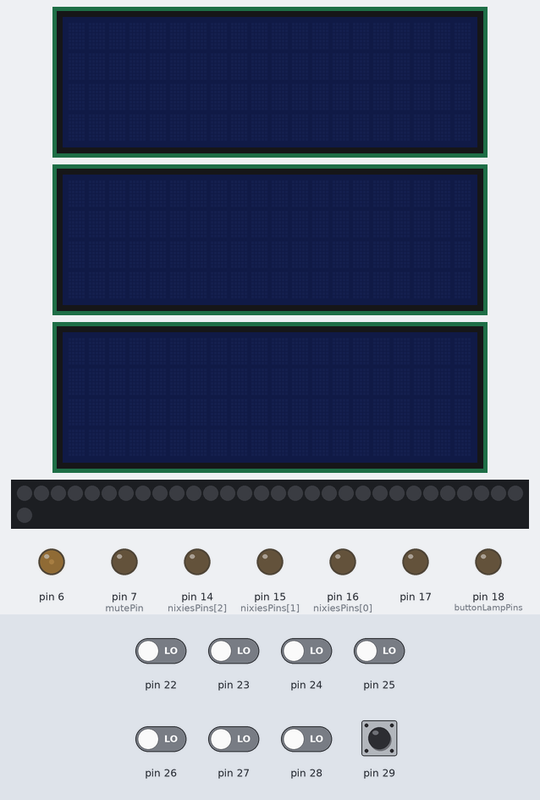
The sketch below on a simulated Arduino Mega 2560, built with avr-gcc and run on an emulated ATmega2560. Shown: 3 × 20×4 character LCD, 31 RGB LEDs in strip order, left to right, continuing on the next row, output pins drawn as LEDs (lit = HIGH). The inputs (shaded band) are chosen by the test bench; at power-on: pin 22–29 LOW. Dim RGB values are drawn brighter than linear; what the sketch prints to the serial monitor is not drawn.

Above: at 1.5 s.
1.6 s: pin 22 driven HIGH and pin 28 driven HIGH
7.7 s: pin 28 driven LOW
At 8.12 s:
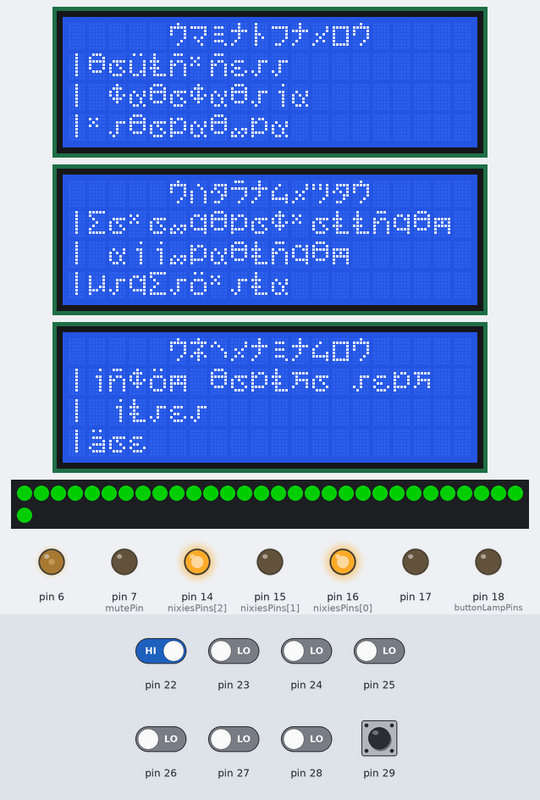
At 8.54 s:
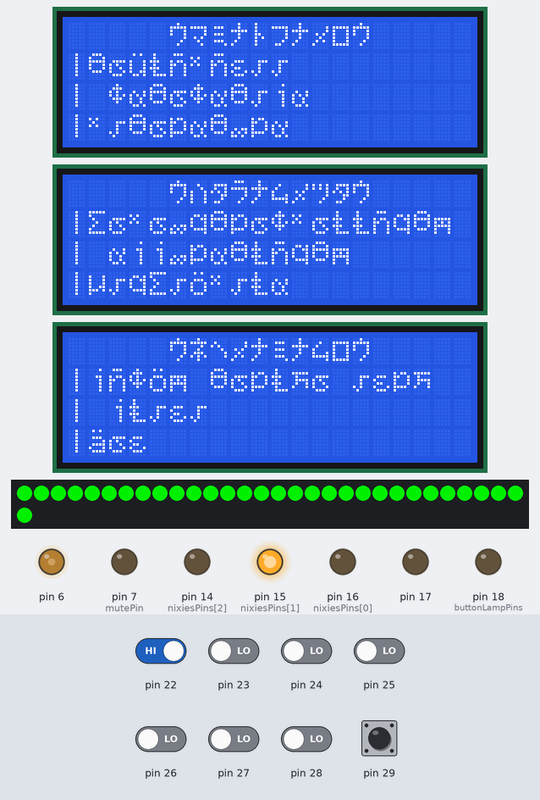
13.8 s: pin 24 driven HIGH and pin 26 driven HIGH
At 33.7 s:
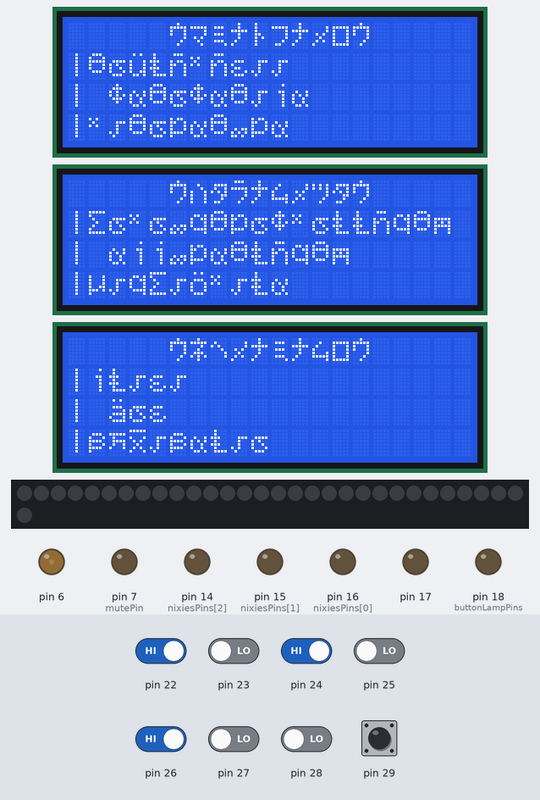
35.5 s: pin 29 pulled HIGH for 3 s
Timing chart, 0 to 91.6 s (numbered marks = the images above; inputs shaded):
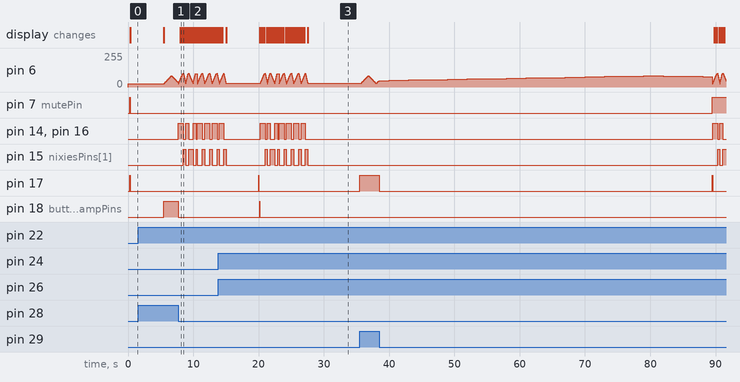

The sketch:

calculator.ino
```cpp
/******************************************************************
 Created with PROGRAMINO IDE for Arduino - 04.03.2019 20:22:06
 Project     : Profession calculator
 Libraries   :
 Author      : Mivallion
 Description : Mechanium project for ICAE
******************************************************************/
#include <Adafruit_NeoPixel.h>
#include <RBDdimmer.h>
#include <Wire.h>
#include <LiquidCrystal_I2C.h>

LiquidCrystal_I2C lcd1(0x3E, 20, 4);
LiquidCrystal_I2C lcd2(0x25, 20, 4);
LiquidCrystal_I2C lcd3(0x23, 20, 4);
dimmerLamp dimmer1(6);

#include "properties.h"
#include "variables.h"
#include "displays.h"
#include "json.h"
#include "audio.h"
#include "light.h"
#include "sleep.h"
#include "buttons.h"

#include "encoders.h"
#include "rpi.h"

uint32_t audioStartTime = 0;

int btn1Light = 0;
void info() {
    unsigned long tmp = millis();
    while (1) {
        currentTime = millis();
        if (currentTime - tmp > delayAfterSleep) {
            digitalWrite(buttonLampPins[0], LOW);
            btn1Light = 0;
            break;
        }
        else if (currentTime - tmp > timeBeforeSkip) {
            if (!btn1Light) {
                digitalWrite(buttonLampPins[0], HIGH);
                btn1Light = 1;
            }
            readButtons();
            if (buttonPressed[0]) {
                digitalWrite(buttonLampPins[0], LOW);
                btn1Light = 0;
                stopInfoEventJSON();
                break;
            }
        }
        delay(1);
    }
}

void wakeUp() {
    if (sleeping) {
        digitalWrite(buttonLampPins[0], LOW);
        wakeUpEventJSON();
        sleeping = false;
        in = 0;
        s = 0;
        t = 0;

        setSoundState(SOUND_ON);
        // delay(delayAfterSleep);
        info();
        displaysWakeUp();
        digitalWrite(buttonLampPins[1], HIGH);
        //setSoundState(SOUND_OFF);
    }
}

void setup()
{
    Serial.begin(9600);
    dimmer1.begin(NORMAL_MODE, OFF);
    dimmer1.setPower(10); // setPower(0-100%);
    dimmer1.setState(ON);
    displaysON();
    ledSetup();
    soundSetup();
    buttonsSetup();
    encodersSetup();
    rpiSetup();
    setSoundState(SOUND_OFF);
    Serial.println("SYSTEM LAUNCH SUCCESSFULL");
    Serial.println("GOING TO SLEEP");
    goToSleep();
}

void loop()
{
    readButtons();
    if (buttonPressed[0] && sleeping) {
        wakeUp();
    }
    if (!sleeping) {
        checkTimer();
        if (changed && buttonPressed[1]) {
            new_obj = true;
            changed = false;
            delay(10);
            digitalWrite(buttonLampPins[1], LOW);
            digitalWrite(buttonLampPins[0], LOW);
            buttonEventJSON(1);
            //setSoundState(SOUND_ON);
            lightShow();
            //audioStartTime = millis();
            delay(delayAfterSynth);
            //digitalWrite(buttonLampPins[1], HIGH);
            digitalWrite(buttonLampPins[0], HIGH);
        } else if (!changed && buttonPressed[0]) {
            //digitalWrite(buttonLampPins[1], LOW);
            digitalWrite(buttonLampPins[0], LOW);
            nextObjEventJSON();
            delay(1500);
            digitalWrite(buttonLampPins[0], HIGH);
        }
        /*if (audioStartTime) {
            uint32_t tmp = millis();
            if (tmp - audioStartTime > delayForAudio) {
                audioStartTime = 0;
                setSoundState(SOUND_OFF);
            }
        }*/
        readEncoders();
        dimmer_waiting(50, 33);
    }
}
```

audio.h
```cpp
/******************************************************************
 Created with PROGRAMINO IDE for Arduino - 04.03.2019 20:22:06
 Project     : Profession calculator
 Libraries   :
 Author      : Mivallion
 Description : Mechanium project for ICAE
******************************************************************/

#ifndef AUDIO
#define AUDIO

#define SOUND_ON 1
#define SOUND_OFF 0

void soundSetup() {
    pinMode(mutePin, OUTPUT);
}

void setSoundState(int s) {
    switch (s) {
        case SOUND_ON:
            digitalWrite(mutePin, LOW);
            break;

        case SOUND_OFF:
            digitalWrite(mutePin, HIGH);
            break;

        default:

            break;
    }
}

#endif
```

buttons.h
```cpp
/******************************************************************
 Created with PROGRAMINO IDE for Arduino - 04.03.2019 20:22:06
 Project     : Profession calculator
 Libraries   :
 Author      : Mivallion
 Description : Mechanium project for ICAE
******************************************************************/

#ifndef BUTTONS
#define BUTTONS


void buttonsSetup() {
    for (int i = 0; i < 2; i++) {
        pinMode(buttonPins[i], INPUT);
        pinMode(buttonLampPins[i], OUTPUT);
    }
    Serial.println("BUTTONS LAUNCH SUCCESSFULL");
}

void readButtons() {
    if (digitalRead(buttonPins[0]) == LOW) {
        if (buttonPressed[0] == 0) {
            updateTimer();
            buttonPressed[0] = 1;
        }
    } else {
        if (buttonPressed[0] == 1) {
            updateTimer();
            buttonPressed[0] = 0;
        }
    }
    if (digitalRead(buttonPins[1]) == LOW) {
        if (buttonPressed[1] == 0) {
            updateTimer();
            buttonPressed[1] = 1;
        }
    } else {
        if (buttonPressed[1] == 1) {
            updateTimer();
            buttonPressed[1] = 0;
        }
    }
}

#endif
```

displays.h
```cpp
/******************************************************************
 Created with PROGRAMINO IDE for Arduino - 04.03.2019 20:22:06
 Project     : Profession calculator
 Libraries   :
 Author      : Mivallion
 Description : Mechanium project for ICAE
******************************************************************/

#ifndef DISPLAYS
#define DISPLAYS

char matematica[] = "\xEC""\xE0""\xF2""\xE5""\xEC""\xE0""\xF2""\xE8""\xEA""\xE0";
char literatura[] = "\xEB""\xE8""\xF2""\xE5""\xF0""\xE0""\xF2""\xF3""\xF0""\xE0";
char russkiy[] = "\xF0""\xF3""\xF1""\xF1""\xEA""\xE8""\xE9"" ""\xFF""\xE7""\xFB""\xEA";
char fizika[] = "\xF4""\xE8""\xE7""\xE8""\xEA""\xE0";
char obzh[] = "\xCE""\xC1""\xC6";
char geographia[] = "\xE3""\xE5""\xEE""\xE3""\xF0""\xE0""\xF4""\xE8""\xFF";
char cherchenie[] = "\xF7""\xE5""\xF0""\xF7""\xE5""\xED""\xE8""\xE5";
char biologia[] = "\xE1""\xE8""\xEE""\xEB""\xEE""\xE3""\xE8""\xFF";
char informatica[] = "\xE8""\xED""\xF4""\xEE""\xF0""\xEC""\xE0""\xF2""\xE8""\xEA""\xE0";
char istoria[] = "\xE8""\xF1""\xF2""\xEE""\xF0""\xE8""\xFF";
char obshestvoznanie[] = "\xEE""\xE1""\xF9""\xE5""\xF1""\xF2""\xE2""\xEE""\xE7""\xED""\xE0""\xED""\xE8""\xE5";
char himia[] = "\xF5""\xE8""\xEC""\xE8""\xFF";
char tehnologii[] = "\xF2""\xE5""\xF5""\xED""\xEE""\xEB""\xEE""\xE3""\xE8""\xE8";
const int arr_s[] = {1, 4, 4, 3, 5, 9, 6, 7, 1, 8, 8, 10, 2};
//traits
char akkuratniy[] = "\xE0""\xEA""\xEA""\xF3""\xF0""\xE0""\xF2""\xED""\xEE""\xF1""\xF2""\xFC";
char disciplina[] = "\xE4""\xE8""\xF1""\xF6""\xE8""\xEF""\xEB""\xE8""\xED""\xE0";
char iniciativnost[] = "\xE8""\xED""\xE8""\xF6""\xE8""\xE0""\xF2""\xE8""\xE2""\xED""\xEE""\xF1""\xF2""\xFC";
char kreativnost[] = "\xEA""\xF0""\xE5""\xE0""\xF2""\xE8""\xE2""\xED""\xEE""\xF1""\xF2""\xFC";
char obshitelnost[] = "\xEE""\xE1""\xF9""\xE8""\xF2""\xE5""\xEB""\xFC""\xED""\xEE""\xF1""\xF2""\xFC";
char optimizm[] = "\xEE""\xEF""\xF2""\xE8""\xEC""\xE8""\xE7""\xEC";
char ostroumie[] = "\xEE""\xF1""\xF2""\xF0""\xEE""\xF3""\xEC""\xE8""\xE5";
char smelost[] = "\xF1""\xEC""\xE5""\xEB""\xEE""\xF1""\xF2""\xFC";
char terpenie[] = "\xF2""\xE5""\xF0""\xEF""\xE5""\xED""\xE8""\xE5";
char celeustremlennost[] = "\xF6""\xE5""\xEB""\xE5""\xF3""\xF1""\xF2""\xF0""\xE5""\xEC""\xEB""\xE5""\xED""\xED""\xEE""\xF1""\xF2""\xFC";
const int arr_t[] = {5, 10, 6, 1, 3, 8, 2, 7, 9, 4};
//interests
char knigi[] = "\xEA""\xED""\xE8""\xE3""\xE8";
char beg[] = "\xE1""\xE5""\xE3";
char vishivanie[] = "\xE2""\xFB""\xF8""\xE8""\xE2""\xE0""\xED""\xE8""\xE5";
char kulinaria[] = "\xEA""\xF3""\xEB""\xE8""\xED""\xE0""\xF0""\xE8""\xFF";
char kollekcionirovanie[] = "\xEA""\xEE""\xEB""\xEB""\xE5""\xEA""\xF6""\xE8""\xEE""\xED""\xE8""\xF0""\xEE""\xE2""\xE0""\xED""\xE8""\xE5";
char pitomcy[] = "\xE4""\xEE""\xEC""\xE0""\xF8""\xED""\xE8""\xE5"" ""\xE6""\xE8""\xE2""\xEE""\xF2""\xED""\xFB""\xE5";
char sadovodstvo[] = "\xF1""\xE0""\xE4""\xEE""\xE2""\xEE""\xE4""\xF1""\xF2""\xE2""\xEE";
char kino[] = "\xEA""\xE8""\xED""\xEE";
char konstruirovanie[] = "\xEA""\xEE""\xED""\xF1""\xF2""\xF0""\xF3""\xE8""\xF0""\xEE""\xE2""\xE0""\xED""\xE8""\xE5";
char komp_igri[] = "\xEA""\xEE""\xEC""\xEF""\xFC""\xFE""\xF2""\xE5""\xF0""\xED""\xFB""\xE5"" ""\xE8""\xE3""\xF0""\xFB";
const int arr_i[] = {1, 7, 9, 10, 6, 4, 8, 5, 3, 2};
//headers
char subjects_header[] = "\xB3""\xCF""\xD0""\xC5""\xC4""\xCC""\xC5""\xD2""\xDB""\xB3";
char traits_header[] = "\xB3""\xCA""\xC0""\xD7""\xC5""\xD1""\xD2""\xC2""\xC0""\xB3";
char interests_header[] = "\xB3""\xC8""\xCD""\xD2""\xC5""\xD0""\xC5""\xD1""\xDB""\xB3";

char *subjects[] = {matematica, literatura, russkiy, fizika, obzh, cherchenie, geographia, biologia, informatica, istoria, obshestvoznanie, himia, tehnologii};
char *traits[] = {akkuratniy, disciplina, iniciativnost, kreativnost, obshitelnost, optimizm, ostroumie, smelost, terpenie, celeustremlennost};
char *interests[] = {knigi, beg, vishivanie, kulinaria, kollekcionirovanie, pitomcy, sadovodstvo, kino, konstruirovanie, komp_igri};
char *headers[] = {subjects_header, traits_header, interests_header};

void updateDisplay(int m) {

    switch (m) {
        case 1:
            lcd1.clear();
            lcd1.command(0b101010);
            lcd1.setCursor(5, 0);
            lcd1.print(headers[0]);
            lcd1.setCursor(0, 1);
            lcd1.print("\x7c");
            if (s == 0) {
                lcd1.print(subjects[subjects_len - 1]);
            } else {
                lcd1.print(subjects[s - 1]);
            }
            lcd1.setCursor(0, 2);
            lcd1.print("\x7c");
            lcd1.print("\x90");
            lcd1.print(subjects[s]);
            lcd1.setCursor(0, 3);
            lcd1.print("\x7c");
            if (s == subjects_len - 1) {
                lcd1.print(subjects[0]);
            } else {
                lcd1.print(subjects[s + 1]);
            }
            break;

        case 2:
            lcd2.clear();
            lcd2.command(0b101010);
            lcd2.setCursor(5, 0);
            lcd2.print(headers[1]);
            lcd2.setCursor(0, 1);
            lcd2.print("\x7c");
            if (t == 0) {
                lcd2.print(traits[traits_len - 1]);
            } else {
                lcd2.print(traits[t - 1]);
            }
            lcd2.setCursor(0, 2);
            lcd2.print("\x7c");
            lcd2.print("\x90");
            lcd2.print(traits[t]);
            lcd2.setCursor(0, 3);
            lcd2.print("\x7c");
            if (t == traits_len - 1) {
                lcd2.print(traits[0]);
            } else {
                lcd2.print(traits[t + 1]);
            }
            break;

        case 3:
            lcd3.clear();
            lcd3.command(0b101010);
            lcd3.setCursor(5, 0);
            lcd3.print(headers[2]);
            lcd3.setCursor(0, 1);
            lcd3.print("\x7c");
            if (in == 0) {
                lcd3.print(interests[interests_len - 1]);
            } else {
                lcd3.print(interests[in - 1]);
            }
            lcd3.setCursor(0, 2);
            lcd3.print("\x7c");
            lcd3.print("\x90");
            lcd3.print(interests[in]);
            lcd3.setCursor(0, 3);
            lcd3.print("\x7c");
            if (in == interests_len - 1) {
                lcd3.print(interests[0]);
            } else {
                lcd3.print(interests[in + 1]);
            }
            break;

        case 4:
            lcd1.clear();
            lcd1.command(0b101010);
            lcd1.setCursor(0, 0);
            lcd1.print(String(volume));
            break;
    }
}

void displaysON() {
    lcd1.init();
    lcd2.init();
    lcd3.init();
    lcd1.backlight();
    lcd2.backlight();
    lcd3.backlight();
}

void displaysSleep() {
    lcd1.noBacklight();
    lcd2.noBacklight();
    lcd3.noBacklight();
    lcd1.clear();
    lcd2.clear();
    lcd3.clear();
}
void displaysWakeUp() {
    lcd1.backlight();
    lcd2.backlight();
    lcd3.backlight();
    updateDisplay(1);
    updateDisplay(2);
    updateDisplay(3);
}

#endif
```

json.h
```cpp
/******************************************************************
 Created with PROGRAMINO IDE for Arduino - 04.03.2019 20:22:06
 Project     : Profession calculator
 Libraries   :
 Author      : Mivallion
 Description : Mechanium project for ICAE
******************************************************************/


#ifndef JSON
#define JSON

void nextObjEventJSON() {
    Serial.write("{\"event\": \"show_next\"}\n");
}

void writeIntToSerial(int i) {
    char charBufVar[50];
    String(i, DEC).toCharArray(charBufVar, 50);
    Serial.write(charBufVar);
}

void stopInfoEventJSON() {
    Serial.write("{\"event\": \"stop_info\"}\n");
}

void buttonEventJSON(int id) {
    Serial.write("{\"event\": \"button_pressed\", \"options\": {\"buttonID\":");
    writeIntToSerial(id);
    Serial.write(",\"t\":");
    writeIntToSerial(arr_t[t]);
    Serial.write(",\"i\":");
    writeIntToSerial(arr_i[in]);
    Serial.write(",\"s\":");
    writeIntToSerial(arr_s[s]);
    Serial.write(",\"delay\":");
    writeIntToSerial(lightshowTime);
    Serial.write("}}\n");
}

void newObjectEventJSON() {
    Serial.write("{\"event\": \"new_object\"}\n");
}

void sleepEventJSON() {
    Serial.write("{\"event\": \"sleep\"}\n");
}

void wakeUpEventJSON() {
    Serial.write("{\"event\": \"wake_up\"}\n");
}

void volumeEventJSON() {
    Serial.write("{\"event\": \"set_volume\", \"options\": {\"volume\":");
    writeIntToSerial(volume * 10);
    Serial.write("}}\n");
}


#endif
```

light.h
```cpp
/******************************************************************
 Created with PROGRAMINO IDE for Arduino - 04.03.2019 20:22:06
 Project     : Profession calculator
 Libraries   :
 Author      : Mivallion
 Description : Mechanium project for ICAE
******************************************************************/


#ifndef LIGHT
#define LIGHT

Adafruit_NeoPixel led = Adafruit_NeoPixel(ledNumPixels, ledPin, NEO_GRB + NEO_KHZ800);

uint32_t currentColor, ColorNumber;
int dim_power = 10;
int dim_dir = 1;
uint32_t dim_timer = 0;

void dimmer_waiting(int t, int p) {
    if (dim_timer == 0) {
        dim_timer = millis();
    }
    uint32_t tmp_timer = millis();
    if (tmp_timer - dim_timer > t) {
        dim_timer = 0;
        if (dim_power == p)
            dim_dir = -1;
        else if (dim_power == 10)
            dim_dir = 1;
        dim_power += dim_dir;
        dimmer1.setPower(dim_power);
    }
}

void displayLed(int mode) {
    if (mode == 0) {
        for (int i = 0; i < ledNumPixels; i++)
            led.setPixelColor(i, led.Color(0, 0, 0));
    } else {
        for (int i = 0; i < ledNumPixels; i++)
            led.setPixelColor(i, led.Color(255, 255, 255));
    }
    led.show();
}


void smoothLampsOn(int t, char c) {
    for (int i = dimmerMinPower; i < dimmerMaxPower; i++) {
        dimmer1.setPower(i);
        for (int j = 0; j < ledNumPixels; j++)
            switch (c) {
                case 'r':
                    led.setPixelColor(j, led.Color(abs( i * 255 / dimmerMaxPower - i), 0, 0));
                    break;
                case 'g':
                    led.setPixelColor(j, led.Color(0, abs( i * 255 / dimmerMaxPower - i), 0));
                    break;
                default:

                    break;
            }
            digitalWrite(nixiesPins[0], HIGH);
            digitalWrite(nixiesPins[1], LOW);
            digitalWrite(nixiesPins[2], HIGH);
        //analogWrite(nixiesPins[0], abs( i * 255 / dimmerMaxPower - i));
       // analogWrite(nixiesPins[1], abs( i * 255 / dimmerMaxPower - i));
       // analogWrite(nixiesPins[2], abs( i * 255 / dimmerMaxPower - i));
        //for (int j = 0; j < nixiesCount; j++) {
        //    analogWrite(nixiesPins[j], abs( i * 255 / dimmerMaxPower - i));
        //}
        led.show();
        delay(t);
    }
}
void smoothLampsOff(int t, char c) {

    for (int i = dimmerMaxPower; i > dimmerMinPower; i--) {
        dimmer1.setPower(i);
        for (int j = 0; j < ledNumPixels; j++)
            switch (c) {
                case 'r':
                    led.setPixelColor(j, led.Color(abs( i * 255 / dimmerMaxPower - i), 0, 0));
                    break;
                case 'g':
                    led.setPixelColor(j, led.Color(0, abs( i * 255 / dimmerMaxPower - i), 0));
                    break;
                default:

                    break;
            }
        digitalWrite(nixiesPins[0], LOW);
        digitalWrite(nixiesPins[1], HIGH);
        digitalWrite(nixiesPins[2], LOW);
        //for (int j = 0; j < nixiesCount; j++) {
        //    analogWrite(nixiesPins[j], abs( i * 255 / dimmerMaxPower - i));
        //}
        led.show();
        delay(t);
    }
    for (int i = 0; i < nixiesCount; i++) {
        analogWrite(nixiesPins[i], 0);
    }

}
void lightShow() {
    smoothLampsOn(20, 'g');
    delay(100);
    smoothLampsOff(10, 'g');
    smoothLampsOn(10, 'g');
    delay(100);
    smoothLampsOff(20, 'g');
    smoothLampsOn(10, 'g');
    delay(100);
    smoothLampsOff(5, 'g');
    smoothLampsOn(20, 'g');
    delay(100);
    smoothLampsOff(10, 'g');
    smoothLampsOn(20, 'g');
    delay(100);
    smoothLampsOff(10, 'g');
    smoothLampsOn(20, 'g');
    delay(100);
    smoothLampsOff(10, 'g');
    smoothLampsOn(20, 'g');
    smoothLampsOff(10, 'g');
    digitalWrite(nixiesPins[1], LOW);
    displayLed(0);
    dim_timer = 0;
}

void alertLightShow() {
    smoothLampsOn(20, 'g');
    delay(50);
    smoothLampsOff(10, 'g');
    digitalWrite(nixiesPins[1], LOW);
}

void ledSetup() {
    led.begin();
    displayLed(0);
    for (int i = 0; i < nixiesCount; i++) {
        pinMode(nixiesPins[i], OUTPUT);
    }
    Serial.println("LIGHT LAUNCH SUCCESSFULL");
}

#endif
```

Source omitted: encoders.h (9394 bytes), properties.h (1662 bytes), rpi.h (654 bytes), sleep.h (915 bytes), variables.h (854 bytes)

Measured:
- after the input at 1.6 s, pin 14 (nixiesPins[2]), pin 16 (nixiesPins[0]): stays LOW (without the input it goes to HIGH after 3.9 s); pin 15 (nixiesPins[1]): stays LOW (without the input it goes to HIGH after 4.7 s); pin 18 (buttonLampPins): goes on until 5.5 s, then stays HIGH
- after the input at 7.7 s, pin 14 (nixiesPins[2]): LOW → HIGH at once, → LOW 0.76 s later, → HIGH 0.36 s later, → LOW 0.46 s later, … (12 changes in this stretch); pin 15 (nixiesPins[1]): LOW → HIGH after 0.79 s, → LOW 0.36 s later, → HIGH 0.46 s later, → LOW 0.66 s later, … (11 changes in this stretch)
- after the input at 13.8 s, pin 17: LOW → HIGH after 6.2 s, → LOW 0.04 s later; pin 18 (buttonLampPins): LOW → HIGH after 6.4 s, → LOW 0.01 s later; the display: first differs from a run without the input after 6.4 s (image 3)
